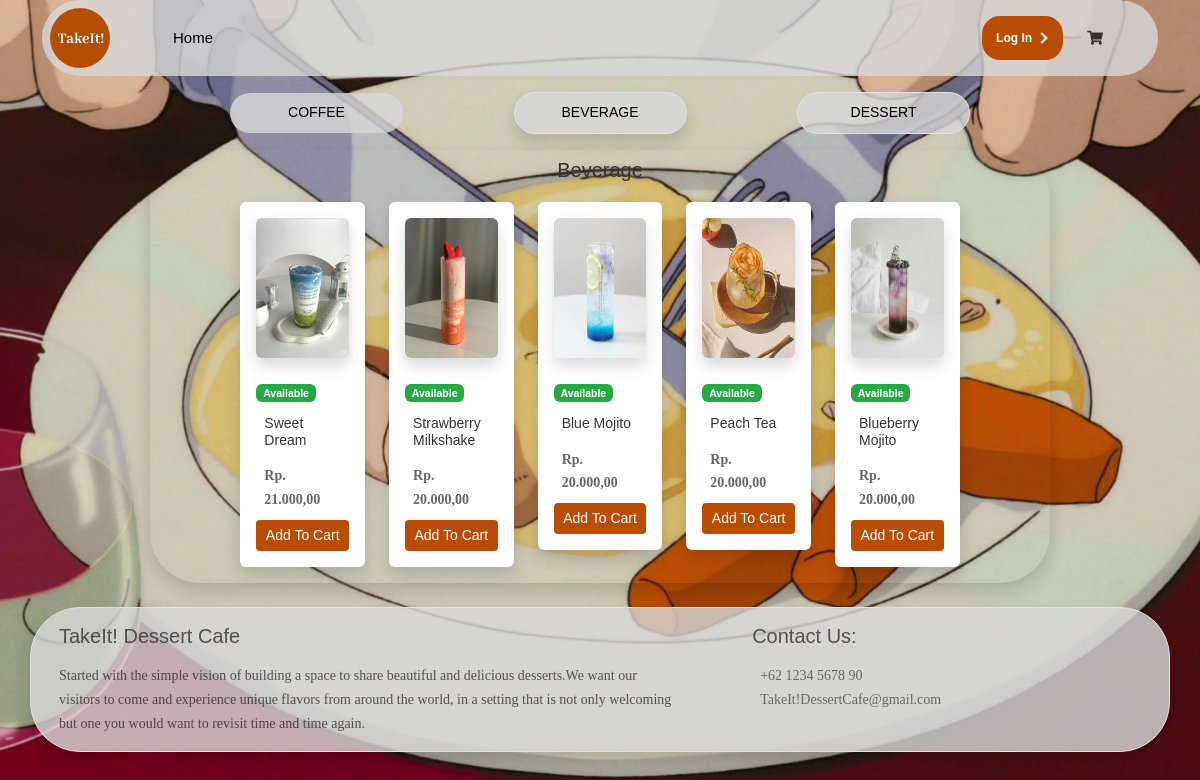
Screenshot of /dashboard/index.php?noCoffee with the database file from the repository.
### tables this page shows
CREATE TABLE `tb_masakan` (
  `id_masakan` int(11) NOT NULL,
  `kategori_masakan` varchar(128) NOT NULL,
  `nama_masakan` varchar(128) NOT NULL,
  `harga_masakan` int(128) NOT NULL,
  `foto` varchar(255) NOT NULL,
  `status_masakan` int(1) NOT NULL
);

### dashboard/fungsi/rupiah.php (called while the page is built)
<?php
function rupiah($angka) {
	$hasil_rupiah = number_format($angka,2,',','.');
	return $hasil_rupiah;
}
?>

### dashboard/admin/data_noCoffee.php (the view, shortened to what this page needs)
<link rel="stylesheet" href="/dashboard/assets/css/custom.css">
<link rel="stylesheet" href="/auth/css/util.css">
<div class="container mt-3">
    <div class="col">
        <div class="row text-center align-items-center">
            <div class="col-sm-4 mb-3 flex-r">
                <a href="index.php" class="w-50 p-2 abu pter text-decoration-none text-black bo-sisi">COFFEE</a>
            </div>
            <div class="col-sm-4 mb-3 flex-c">
                <a href="#" class="w-50 border p-2 abu pter text-decoration-none text-black bo-sisi shadow">BEVERAGE</a>
            </div>
            <div class="col-sm-4 mb-3 flex-l">
                <a href="index.php?dessert" class="w-50 border p-2 abu pter text-decoration-none text-black bo-sisi">DESSERT</a>
            </div>
        </div>
    </div>
</div>
<div class="container w-75 shadow b-r-navbar">
    <div class="row">
        <div class="container-title text-center p-2">
            <h4 class="mb-2 fs-20">Beverage</h4>
        </div>
        <div class="col-md-12">
            <div class="row p-1 flex-c">
                <?php
                $query = "SELECT * FROM tb_masakan WHERE kategori_masakan='NoCoffee' ORDER BY id_masakan LIMIT 5";
                $sql = mysqli_query($kon, $query);
                while ($data = mysqli_fetch_array($sql)) :
                ?>
                    <div class="col-lg-2 mb-1 ">
                        <div class="shadow p-3 mb-2 bg-white rounded">
                            <img class="card-img-top shadow mb-4 bg-white rounded" height="140" src="assets/image/NoCoffee/<?= $data['foto'] ?>" alt="Card image cap">
                            <div class="card-body">
                                <div class="mb-1">
                                    <?php if ($data['status_masakan'] == 1) : ?>
                                        <span class="badge badge-success">Available</span>
                                    <?php else : ?>
                                        <span class="badge badge-danger">Not Available</span>
                                    <?php endif; ?>
                                </div>
                                <h4 class="card-title fs-14 p-2" style="text-transform: capitalize;"><?= $data['nama_masakan'] ?></h4>
                                <?php
                                $harga = $data['harga_masakan'];
                                ?>
                                <p class="card-text p-2 fs-14"><strong>Rp. <?= rupiah($harga) ?></strong></p>
                            </div>
                            <?php if ($data['status_masakan'] == 1) : ?>
                                <button type="button" class="btn btn-sm btn-block text-white" style="background-color: #b94d05;" data-toggle="modal" data-target="#masakan_<?= $data['id_masakan']; ?>">
                                    Add To Cart
                                </button>
                            <?php else : ?>
                                <a href="#" class="btn btn-grey btn-sm btn-block disabled mt-2">Out Of Stock</a>
                            <?php endif; ?>
                        </div>
                    </div>
                <?php endwhile; ?>
            </div>
        </div>
    </div>
</div>

### dashboard/assets/css/custom.css (style rules this page uses)
body { font-family: Helvetica; font-size: 0.875rem; background-color: #fff; color: #333; }
.b-r-navbar { border-radius: 50px 50px 50px 50px; }
.abu { background-color: #d9d9d9cc; }
.pter { cursor: pointer; transition: 0.1s ease-in-out; }

### auth/css/main.css (style rules this page uses)
* { margin: 0px; padding: 0px; box-sizing: border-box; }
body, html { height: 100%; font-family: Poppins-Regular; }
body { background: url(../images/bg-login.jpg); background-repeat: no-repeat; background-size: cover; background-position: center; }
a { font-size: 14px; line-height: 1.7; color: #666666; margin: 0px; transition: all 0.4s; -webkit-transition: all 0.4s; -o-transition: all 0.4s; -moz-transition: all 0.4s; }
h1, h2, h3, h4, h5, h6 { margin: 0px; }
p { font-family: Poppins-Regular; font-size: 14px; line-height: 1.7; color: #666666; margin: 0px; }
button { outline: none !important; border: none; background: transparent; }

### rows the page displays
tb_masakan: foto (picture), status_masakan "Available", nama_masakan "Sweet Dream", harga_masakan "21.000,00"
tb_masakan: foto (picture), status_masakan "Available", nama_masakan "Strawberry Milkshake", harga_masakan "20.000,00"
tb_masakan: foto (picture), status_masakan "Available", nama_masakan "Blue Mojito", harga_masakan "20.000,00"
tb_masakan: foto (picture), status_masakan "Available", nama_masakan "Peach Tea", harga_masakan "20.000,00"
tb_masakan: foto (picture), status_masakan "Available", nama_masakan "Blueberry Mojito", harga_masakan "20.000,00"
